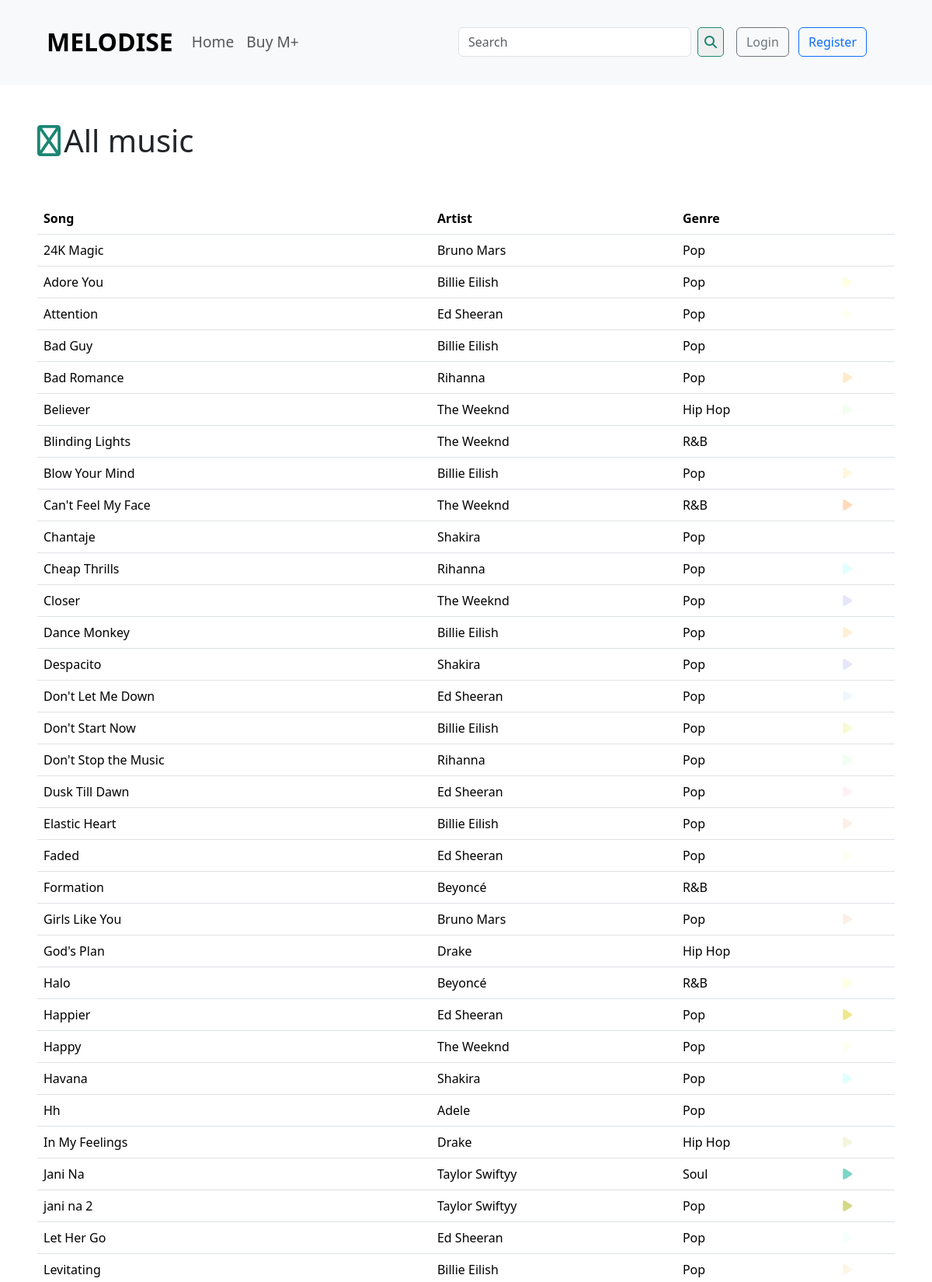
/UserEnd/allmusic.php (upper part), run on the app's committed database.
### tables this page shows
CREATE TABLE `songs` (
  `SongID` int(11) NOT NULL,
  `Title` varchar(255) DEFAULT NULL,
  `Duration` int(11) DEFAULT NULL,
  `ReleaseDate` date DEFAULT NULL,
  `AlbumID` int(11) DEFAULT NULL,
  `GenreID` int(11) DEFAULT NULL,
  `ArtistID` int(11) DEFAULT NULL,
  `ColorCode` varchar(255) NOT NULL DEFAULT '#FFF',
  `Audio` varchar(255) NOT NULL DEFAULT '0'
);

CREATE TABLE `artists` (
  `ArtistID` int(11) NOT NULL,
  `Name` varchar(255) DEFAULT NULL,
  `Email` varchar(255) NOT NULL DEFAULT 'demo@gmail.com',
  `Password` varchar(255) NOT NULL DEFAULT '1234',
  `Gender` varchar(255) NOT NULL DEFAULT 'Male',
  `Dob` date NOT NULL DEFAULT '1999-01-12',
  `Bio` text DEFAULT NULL,
  `Country` varchar(255) DEFAULT NULL,
  `Image` varchar(255) NOT NULL DEFAULT 'unknown.jpg'
);

CREATE TABLE `genres` (
  `GenreID` int(11) NOT NULL,
  `Title` varchar(255) DEFAULT NULL
);

### UserEnd/allmusic.php (the view, shortened to what this page needs)
<?php
include('connect.php')
?>
<!DOCTYPE html>
<html lang="en">
<head>
    <link href="https://cdn.jsdelivr.net/npm/bootstrap@5.3.3/dist/css/bootstrap.min.css" rel="stylesheet">
    <link rel="stylesheet" href="style.css">
</head>
<body>
    <?php
    include('navbar.php')
    ?>
    <section id="section-header" class="px-5 my-5">
        <form action="user-actions.php" method="get" class="d-inline-block">
            <button type="submit" class="themed-btn bg-transparent border-0 ml-5" name='back-to-home-btn'><i class="fa-solid fa-arrow-left h1"></i></button>
        </form>
        <h1 class='ml-5 d-inline-block'>All music</h1>
    </section>
    <section class="all-music-container px-5">
        <table class="table table-hover">
            <thead>
                <tr>
                    <th scope="col">Song</th>
                    <th scope="col">Artist</th>
                    <th scope="col">Genre</th>
                    <th scope="col"></th>
                </tr>
                <thead>
                <tbody>
                    <?php
                    $select_songs = "SELECT * FROM `songs` ORDER BY Title";
                    $result_songs = mysqli_query($conn, $select_songs);
                    while ($row_data = mysqli_fetch_assoc($result_songs)) {
                        $song_name = $row_data['Title'];
                        $genre_id = $row_data['GenreID'];
                        $color_code = $row_data['ColorCode'];
                        $artist_id = $row_data['ArtistID'];
                        $select_artist_name = "SELECT * FROM `artists` WHERE ArtistID = $artist_id";
                        $result_artist_name = mysqli_query($conn, $select_artist_name);
                        $artist_data = mysqli_fetch_assoc($result_artist_name);
                        $artist_name = $artist_data['Name'];
                        $select_genre = "SELECT * FROM `genres` WHERE GenreID = $genre_id";
                        $result_genre = mysqli_query($conn, $select_genre);
                        $genre_data = mysqli_fetch_assoc($result_genre);
                        $genre_title = $genre_data['Title'];
                        echo "
                <tr>
                    <td>$song_name</td>
                    <td>$artist_name</td>
                    <td>$genre_title</td>
                    <td><i class='fa-solid fa-play .play-btn' style='color: $color_code;'></i></td>
                </tr>
                ";
                    }
                    ?>
                </tbody>
        </table>
    </section>
</body>
</html>

### UserEnd/style.css (style rules this page uses)
* { margin: 0; padding: 0; box-sizing: border-box; }
.themed-btn { color: #1b8673; }

### data on the page
songs: Title "24K Magic", ArtistID.Name "Bruno Mars", GenreID.Title "Pop"
songs: Title "Adore You", ArtistID.Name "Billie Eilish", GenreID.Title "Pop"
songs: Title "Attention", ArtistID.Name "Ed Sheeran", GenreID.Title "Pop"
songs: Title "Bad Guy", ArtistID.Name "Billie Eilish", GenreID.Title "Pop"
songs: Title "Bad Romance", ArtistID.Name "Rihanna", GenreID.Title "Pop"
songs: Title "Believer", ArtistID.Name "The Weeknd", GenreID.Title "Hip Hop"
songs: Title "Blinding Lights", ArtistID.Name "The Weeknd", GenreID.Title "R&B"
songs: Title "Blow Your Mind", ArtistID.Name "Billie Eilish", GenreID.Title "Pop"
songs: Title "Can't Feel My Face", ArtistID.Name "The Weeknd", GenreID.Title "R&B"
songs: Title "Chantaje", ArtistID.Name "Shakira", GenreID.Title "Pop"
songs: Title "Cheap Thrills", ArtistID.Name "Rihanna", GenreID.Title "Pop"
songs: Title "Closer", ArtistID.Name "The Weeknd", GenreID.Title "Pop"
songs: Title "Dance Monkey", ArtistID.Name "Billie Eilish", GenreID.Title "Pop"
songs: Title "Despacito", ArtistID.Name "Shakira", GenreID.Title "Pop"
songs: Title "Don't Let Me Down", ArtistID.Name "Ed Sheeran", GenreID.Title "Pop"
songs: Title "Don't Start Now", ArtistID.Name "Billie Eilish", GenreID.Title "Pop"
songs: Title "Don't Stop the Music", ArtistID.Name "Rihanna", GenreID.Title "Pop"
songs: Title "Dusk Till Dawn", ArtistID.Name "Ed Sheeran", GenreID.Title "Pop"
songs: Title "Elastic Heart", ArtistID.Name "Billie Eilish", GenreID.Title "Pop"
songs: Title "Faded", ArtistID.Name "Ed Sheeran", GenreID.Title "Pop"
songs: Title "Formation", ArtistID.Name "Beyoncé", GenreID.Title "R&B"
songs: Title "Girls Like You", ArtistID.Name "Bruno Mars", GenreID.Title "Pop"
songs: Title "God's Plan", ArtistID.Name "Drake", GenreID.Title "Hip Hop"
songs: Title "Halo", ArtistID.Name "Beyoncé", GenreID.Title "R&B"
songs: Title "Happier", ArtistID.Name "Ed Sheeran", GenreID.Title "Pop"
songs: Title "Happy", ArtistID.Name "The Weeknd", GenreID.Title "Pop"
songs: Title "Havana", ArtistID.Name "Shakira", GenreID.Title "Pop"
songs: Title "Hh", ArtistID.Name "Adele", GenreID.Title "Pop"
songs: Title "In My Feelings", ArtistID.Name "Drake", GenreID.Title "Hip Hop"
songs: Title "Jani Na", ArtistID.Name "Taylor Swiftyy", GenreID.Title "Soul"
songs: Title "jani na 2", ArtistID.Name "Taylor Swiftyy", GenreID.Title "Pop"
songs: Title "Let Her Go", ArtistID.Name "Ed Sheeran", GenreID.Title "Pop"
songs: Title "Levitating", ArtistID.Name "Billie Eilish", GenreID.Title "Pop"
